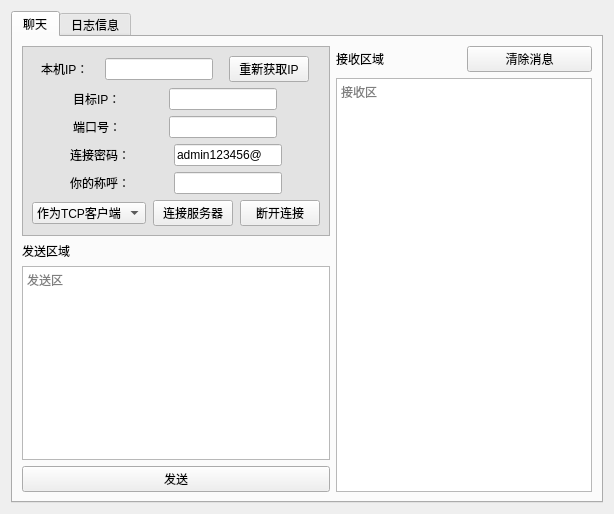
      <widget class="QWidget" name="tab_21">
       <attribute name="title">
        <string>团队</string>
       </attribute>
       <layout class="QGridLayout" name="gridLayout_31">
        <item row="0" column="0">
         <widget class="QTabWidget" name="tabWidget_6">
          <property name="currentIndex">
           <number>0</number>
          </property>
          <widget class="QWidget" name="tab_22">
           <attribute name="title">
            <string>聊天</string>
           </attribute>
           <layout class="QVBoxLayout" name="verticalLayout_25">
            <item>
             <layout class="QHBoxLayout" name="horizontalLayout_56">
              <item>
               <layout class="QVBoxLayout" name="verticalLayout_23">
                <item>
                 <widget class="QFrame" name="frame">
                  <property name="styleSheet">
                   <string notr="true">QFrame{
	background-color:rgb(227, 227, 227);
}</string>
                  </property>
                  <property name="frameShape">
                   <enum>QFrame::StyledPanel</enum>
                  </property>
                  <property name="frameShadow">
                   <enum>QFrame::Raised</enum>
                  </property>
                  <layout class="QVBoxLayout" name="verticalLayout_21">
                   <item>
                    <layout class="QHBoxLayout" name="horizontalLayout_5">
                     <property name="spacing">
                      <number>7</number>
                     </property>
                     <property name="rightMargin">
                      <number>0</number>
                     </property>
                     <item>
                      <widget class="QLabel" name="label_6">
                       <property name="sizePolicy">
                        <sizepolicy hsizetype="Fixed" vsizetype="Preferred">
                         <horstretch>0</horstretch>
                         <verstretch>0</verstretch>
                        </sizepolicy>
                       </property>
                       <property name="styleSheet">
                        <string notr="true">QLabel{
	background-color:rgb(227, 227, 227);
}</string>
                       </property>
                       <property name="text">
                        <string>本机IP：</string>
                       </property>
                      </widget>
                     </item>
                     <item>
                      <widget class="QLineEdit" name="lineEdit">
                       <property name="sizePolicy">
                        <sizepolicy hsizetype="Fixed" vsizetype="Fixed">
                         <horstretch>0</horstretch>
                         <verstretch>0</verstretch>
                        </sizepolicy>
                       </property>
                       <property name="styleSheet">
                        <string notr="true"/>
                       </property>
                       <property name="text">
                        <string/>
                       </property>
                      </widget>
                     </item>
                     <item>
                      <widget class="QPushButton" name="pushButton">
                       <property name="sizePolicy">
                        <sizepolicy hsizetype="Fixed" vsizetype="Fixed">
                         <horstretch>0</horstretch>
                         <verstretch>0</verstretch>
                        </sizepolicy>
                       </property>
                       <property name="text">
                        <string>重新获取IP</string>
                       </property>
                      </widget>
                     </item>
                    </layout>
                   </item>
                   <item>
                    <layout class="QHBoxLayout" name="horizontalLayout_52">
                     <property name="spacing">
                      <number>7</number>
                     </property>
                     <property name="rightMargin">
                      <number>0</number>
                     </property>
                     <item>
                      <widget class="QLabel" name="label_59">
                       <property name="sizePolicy">
                        <sizepolicy hsizetype="Fixed" vsizetype="Preferred">
                         <horstretch>0</horstretch>
                         <verstretch>0</verstretch>
                        </sizepolicy>
                       </property>
                       <property name="styleSheet">
                        <string notr="true">QLabel{
	background-color:rgb(227, 227, 227);
}</string>
                       </property>
                       <property name="text">
                        <string>目标IP：</string>
                       </property>
                      </widget>
                     </item>
                     <item>
                      <widget class="QLineEdit" name="lineEdit_3">
                       <property name="sizePolicy">
                        <sizepolicy hsizetype="Fixed" vsizetype="Fixed">
                         <horstretch>0</horstretch>
                         <verstretch>0</verstretch>
                        </sizepolicy>
                       </property>
                       <property name="text">
                        <string/>
                       </property>
                      </widget>
                     </item>
                    </layout>
                   </item>
                   <item>
                    <layout class="QHBoxLayout" name="horizontalLayout_45" stretch="0,1">
                     <property name="spacing">
                      <number>7</number>
                     </property>
                     <property name="rightMargin">
                      <number>0</number>
                     </property>
                     <item>
                      <widget class="QLabel" name="label_7">
                       <property name="sizePolicy">
                        <sizepolicy hsizetype="Fixed" vsizetype="Preferred">
                         <horstretch>0</horstretch>
                         <verstretch>0</verstretch>
                        </sizepolicy>
                       </property>
                       <property name="styleSheet">
                        <string notr="true">QLabel{
	background-color:rgb(227, 227, 227);
}</string>
                       </property>
                       <property name="text">
                        <string>端口号：</string>
                       </property>
                      </widget>
                     </item>
                     <item>
                      <widget class="QLineEdit" name="lineEdit_2">
                       <property name="sizePolicy">
                        <sizepolicy hsizetype="Fixed" vsizetype="Fixed">
                         <horstretch>0</horstretch>
                         <verstretch>0</verstretch>
                        </sizepolicy>
                       </property>
                       <property name="text">
                        <string/>
                       </property>
                      </widget>
                     </item>
                    </layout>
                   </item>
                   <item>
                    <layout class="QHBoxLayout" name="horizontalLayout_54">
                     <item>
                      <widget class="QLabel" name="label_65">
                       <property name="sizePolicy">
                        <sizepolicy hsizetype="Fixed" vsizetype="Preferred">
                         <horstretch>0</horstretch>
                         <verstretch>0</verstretch>
                        </sizepolicy>
                       </property>
                       <property name="styleSheet">
                        <string notr="true">QLabel{
	background-color:rgb(227, 227, 227);
}</string>
                       </property>
                       <property name="text">
                        <string>连接密码：</string>
                       </property>
                      </widget>
                     </item>
                     <item>
                      <widget class="QLineEdit" name="lineEdit_4">
                       <property name="sizePolicy">
                        <sizepolicy hsizetype="Fixed" vsizetype="Fixed">
                         <horstretch>0</horstretch>
                         <verstretch>0</verstretch>
                        </sizepolicy>
                       </property>
                       <property name="text">
                        <string>admin123456@</string>
                       </property>
                      </widget>
                     </item>
                    </layout>
                   </item>
                   <item>
                    <layout class="QHBoxLayout" name="horizontalLayout_55">
                     <item>
                      <widget class="QLabel" name="label_66">
                       <property name="sizePolicy">
                        <sizepolicy hsizetype="Fixed" vsizetype="Preferred">
                         <horstretch>0</horstretch>
                         <verstretch>0</verstretch>
                        </sizepolicy>
                       </property>
                       <property name="styleSheet">
                        <string notr="true">QLabel{
	background-color:rgb(227, 227, 227);
}</string>
                       </property>
                       <property name="text">
                        <string>你的称呼：</string>
                       </property>
                      </widget>
                     </item>
                     <item>
                      <widget class="QLineEdit" name="lineEdit_5">
                       <property name="sizePolicy">
                        <sizepolicy hsizetype="Fixed" vsizetype="Fixed">
                         <horstretch>0</horstretch>
                         <verstretch>0</verstretch>
                        </sizepolicy>
                       </property>
                      </widget>
                     </item>
                    </layout>
                   </item>
                   <item>
                    <layout class="QHBoxLayout" name="horizontalLayout_50">
                     <property name="spacing">
                      <number>7</number>
                     </property>
                     <item>
                      <widget class="QComboBox" name="comboBox_13">
                       <property name="sizePolicy">
                        <sizepolicy hsizetype="Fixed" vsizetype="Fixed">
                         <horstretch>0</horstretch>
                         <verstretch>0</verstretch>
                        </sizepolicy>
                       </property>
                       <property name="iconSize">
                        <size>
                         <width>30</width>
                         <height>20</height>
                        </size>
                       </property>
                       <item>
                        <property name="text">
                         <string>作为TCP客户端</string>
                        </property>
                       </item>
                       <item>
                        <property name="text">
                         <string>作为TCP服务端</string>
                        </property>
                       </item>
                      </widget>
                     </item>
                     <item>
                      <widget class="QPushButton" name="pushButton_3">
                       <property name="sizePolicy">
                        <sizepolicy hsizetype="Fixed" vsizetype="Fixed">
                         <horstretch>0</horstretch>
                         <verstretch>0</verstretch>
                        </sizepolicy>
                       </property>
                       <property name="text">
                        <string>连接服务器</string>
                       </property>
                      </widget>
                     </item>
                     <item>
                      <widget class="QPushButton" name="pushButton_5">
                       <property name="sizePolicy">
                        <sizepolicy hsizetype="Fixed" vsizetype="Fixed">
                         <horstretch>0</horstretch>
                         <verstretch>0</verstretch>
                        </sizepolicy>
                       </property>
                       <property name="text">
                        <string>断开连接</string>
                       </property>
                      </widget>
                     </item>
                    </layout>
                   </item>
                  </layout>
                 </widget>
                </item>
                <item>
                 <widget class="QLabel" name="label_8">
                  <property name="sizePolicy">
                   <sizepolicy hsizetype="Fixed" vsizetype="Preferred">
                    <horstretch>0</horstretch>
                    <verstretch>0</verstretch>
                   </sizepolicy>
                  </property>
                  <property name="text">
                   <string>发送区域</string>
                  </property>
                 </widget>
                </item>
                <item>
                 <widget class="QPlainTextEdit" name="plainTextEdit">
                  <property name="placeholderText">
                   <string>发送区</string>
                  </property>
                 </widget>
                </item>
                <item>
                 <widget class="QPushButton" name="pushButton_6">
                  <property name="text">
                   <string>发送</string>
                  </property>
                 </widget>
                </item>
               </layout>
              </item>
              <item>
               <layout class="QVBoxLayout" name="verticalLayout_22">
                <item>
                 <layout class="QHBoxLayout" name="horizontalLayout_53">
                  <item>
                   <widget class="QLabel" name="label_58">
                    <property name="text">
                     <string>接收区域</string>
                    </property>
                   </widget>
                  </item>
                  <item>
                   <widget class="QPushButton" name="pushButton_7">
                    <property name="text">
                     <string>清除消息</string>
                    </property>
                   </widget>
                  </item>
                 </layout>
                </item>
                <item>
                 <widget class="QTextBrowser" name="textBrowser_2">
                  <property name="html">
                   <string>&lt;!DOCTYPE HTML PUBLIC &quot;-//W3C//DTD HTML 4.0//EN&quot; &quot;http://www.w3.org/TR/REC-html40/strict.dtd&quot;&gt;
&lt;html&gt;&lt;head&gt;&lt;meta name=&quot;qrichtext&quot; content=&quot;1&quot; /&gt;&lt;style type=&quot;text/css&quot;&gt;
p, li { white-space: pre-wrap; }
&lt;/style&gt;&lt;/head&gt;&lt;body style=&quot; font-family:'SimSun'; font-size:9pt; font-weight:400; font-style:normal;&quot;&gt;
&lt;p style=&quot;-qt-paragraph-type:empty; margin-top:0px; margin-bottom:0px; margin-left:0px; margin-right:0px; -qt-block-indent:0; text-indent:0px;&quot;&gt;&lt;br /&gt;&lt;/p&gt;&lt;/body&gt;&lt;/html&gt;</string>
                  </property>
                  <property name="placeholderText">
                   <string>接收区</string>
                  </property>
                 </widget>
                </item>
               </layout>
              </item>
             </layout>
            </item>
           </layout>
          </widget>
          <widget class="QWidget" name="tab_23">
           <attribute name="title">
            <string>日志信息</string>
           </attribute>
           <layout class="QVBoxLayout" name="verticalLayout_24">
            <item>
             <widget class="QTextBrowser" name="textBrowser_29">
              <property name="styleSheet">
               <string notr="true">QTextEdit{
background-color:rgb(255, 255, 255)
}</string>
              </property>
              <property name="markdown">
               <string/>
              </property>
              <property name="html">
               <string>&lt;!DOCTYPE HTML PUBLIC &quot;-//W3C//DTD HTML 4.0//EN&quot; &quot;http://www.w3.org/TR/REC-html40/strict.dtd&quot;&gt;
&lt;html&gt;&lt;head&gt;&lt;meta name=&quot;qrichtext&quot; content=&quot;1&quot; /&gt;&lt;style type=&quot;text/css&quot;&gt;
p, li { white-space: pre-wrap; }
&lt;/style&gt;&lt;/head&gt;&lt;body style=&quot; font-family:'SimSun'; font-size:9pt; font-weight:400; font-style:normal;&quot;&gt;
&lt;p style=&quot;-qt-paragraph-type:empty; margin-top:0px; margin-bottom:0px; margin-left:0px; margin-right:0px; -qt-block-indent:0; text-indent:0px;&quot;&gt;&lt;br /&gt;&lt;/p&gt;&lt;/body&gt;&lt;/html&gt;</string>
              </property>
              <property name="placeholderText">
               <string>团队使用日志  </string>
              </property>
             </widget>
            </item>
           </layout>
          </widget>
         </widget>
        </item>
       </layout>
      </widget>
